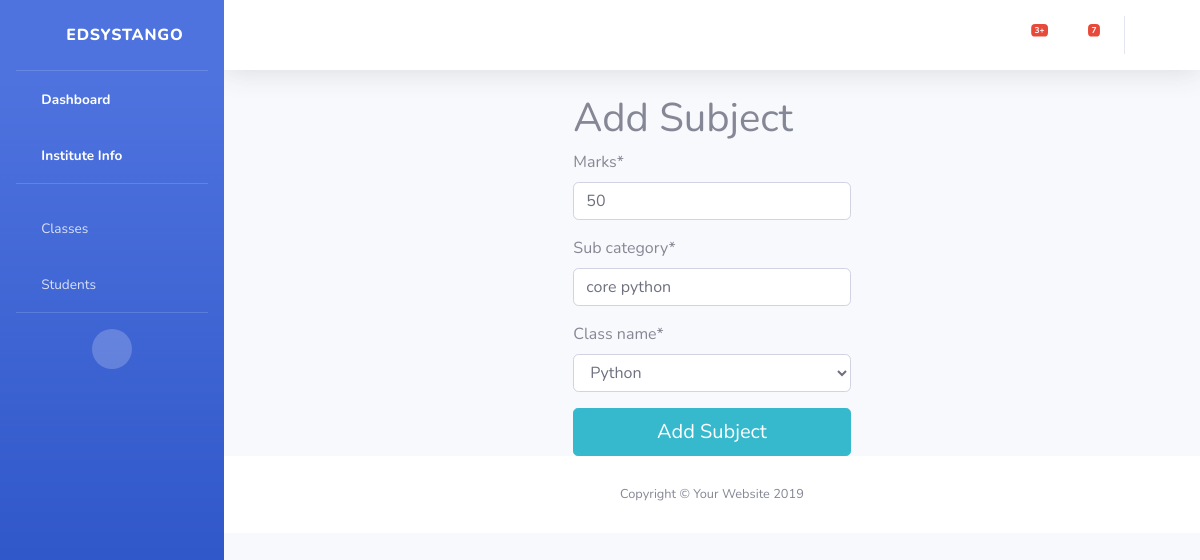
Screenshot of /editsubject/1 with the database file from the repository.
### app1/models.py (models this page shows, shortened)
class Subject(models.Model):
    marks = models.IntegerField()
    sub_category = models.CharField(max_length=30)
    class_name = models.ForeignKey(EdsysClass, on_delete=models.CASCADE, default="")

### app1/views.py (the view)
# urls.py: path('editsubject/<int:pk>',views.editsubject.as_view()),
class editsubject(UpdateView):
    model = Subject
    fields = '__all__'

### app1/models.py (called while the page is built)
    def __str__(self):
        return self.name

### template/app1/subject_form.html (shortened to what this page needs)
{% extends 'app1/base.html' %}
{% block body_block %}
{% load static %}
{% load crispy_forms_tags %}
<div class="container col-lg-4">
    <h1>Add Subject</h1>
    <form method="post">
      {{form|crispy}}
      <input type="submit" class="btn btn-lg btn-info btn-block" value="Add Subject">
    </form>
</div>
{% endblock %}

### rows the page displays
Subject: marks "50", sub_category "core python", class_name "Python"
